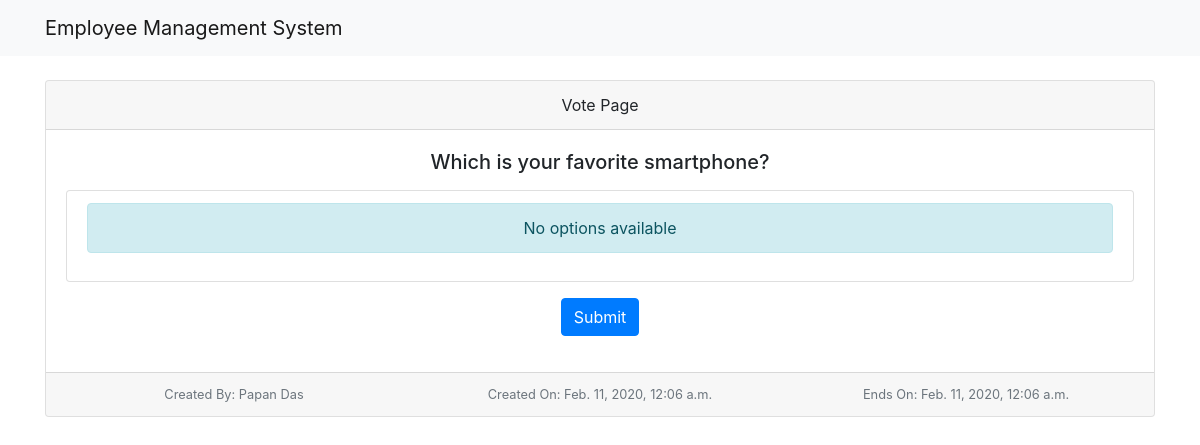
The app's page /polls/2/ with its own data.
### poll/models.py (models this page shows, shortened)
class Question(models.Model):
    title = models.TextField(null=True, blank=True)
    status = models.CharField(default='inactive', max_length=10)
    created_by = models.ForeignKey(User, null=True, blank=True, on_delete=models.CASCADE)
    start_date = models.DateTimeField(null=True, blank=True)
    end_date = models.DateTimeField(null=True, blank=True)
    created_at = models.DateTimeField(auto_now_add=True)
    updated_at = models.DateTimeField(auto_now=True)
    @property
    def choices(self):
        return self.choice_set.all()

### poll/views.py (the view, shortened to what this page needs)
# urls.py: path('<int:id>/', vote, name='submit_vote')
def vote(request, id=None):
    if request.method == "GET":
        question = get_object_or_404(Question, pk=id)
        context = {}
        context['title'] = 'Vote'
        context['question'] = question
        return render(request, 'poll/vote.html', context)

### templates/poll/vote.html (shortened to what this page needs)
{% extends 'base.html' %}
{% block content %}
<div class="card text-center my-4">
  <div class="card-header">
    {{ title }} Page
  </div>
  <div class="card-body">
    <form method="POST" action="/polls/{{ question.id }}/">
      <h5 class="card-title">{{ question.title }}</h5>
      <p class="card-text">
        <div class="panel-body">
            <ul class="list-group">
              {% for choice in question.choices %}
                <li class="list-group-item">
                    <div class="radio">
                        <label>
                            <input type="radio" name="choice" value="{{ choice.id }}">
                            {{ choice.text }}
                        </label>
                    </div>
                </li>
              {% empty %}
                <li class="list-group-item">
                  <div class="alert alert-info" role="alert">No options available</div>
                </li>
              {% endfor %}
            </ul>
        </div>
      </p>
      <button href="#" class="btn btn-primary" type="submit" value="vote">Submit</button>
    </form>
  </div>
  <div class="card-footer text-muted">
    <div class="row">
      <div class="col col-4">
        <small class="text-muted">
          Created By: {{ question.created_by.first_name }} {{ question.created_by.last_name }}
        </small>
      </div>
      <div class="col col-4">
        <small class="text-muted">
          Created On: {{ question.created_at }}
        </small>
      </div>
      <div class="col col-4">
        <small class="text-muted">
          Ends On: {{ question.updated_at }}
        </small>
      </div>
    </div>
  </div>
</div>
{% endblock content %}

### records on screen
Question: title "Which is your favorite smartphone?", created_by.first_name "Papan", created_by.last_name "Das", created_at "Feb. 11, 2020, 12:06 a.m.", updated_at "Feb. 11, 2020, 12:06 a.m."

### other values on screen
{{ title }} "Vote"
